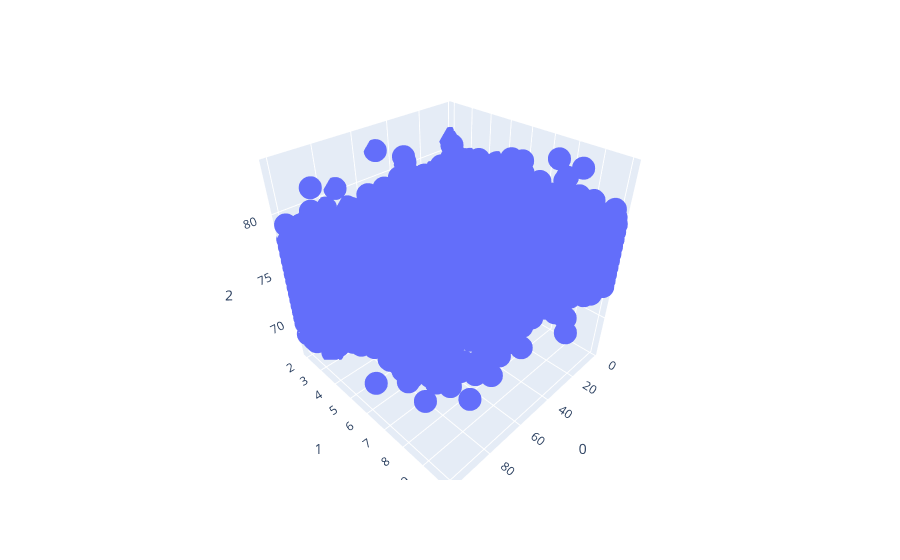

Notebook cell for this chart:
### Code cell
ds=pd.DataFrame(data=resultat_RF[1])
ds=ds.sort_values(by=[0,1])
ds=ds.drop_duplicates()

  
fig = px.scatter_3d(ds, x = 0, 
                    y = 1, z = 2)
  
fig.show()

### Figure 1 — Plotly figure (JSON) as saved in the notebook; plotly's stock layout.template omitted (floating-point values rounded to 4 significant figures; data arrays with more than 128 entries replaced by an {"elided": "..."} marker saying what was removed)
{"data": [{"hovertemplate": "0=%{x}<br>1=%{y}<br>2=%{z}<extra></extra>", "legendgroup": "", "marker": {"color": "#636efa", "symbol": "circle"}, "mode": "markers", "name": "", "scene": "scene", "showlegend": false, "type": "scatter3d", "x": {"elided": "2362 float values"}, "y": {"elided": "2362 float values"}, "z": {"elided": "2362 float values"}}], "layout": {"legend": {"tracegroupgap": 0}, "margin": {"t": 60}, "scene": {"domain": {"x": [0, 1], "y": [0, 1]}, "xaxis": {"title": {"text": "0"}}, "yaxis": {"title": {"text": "1"}}, "zaxis": {"title": {"text": "2"}}}}}
